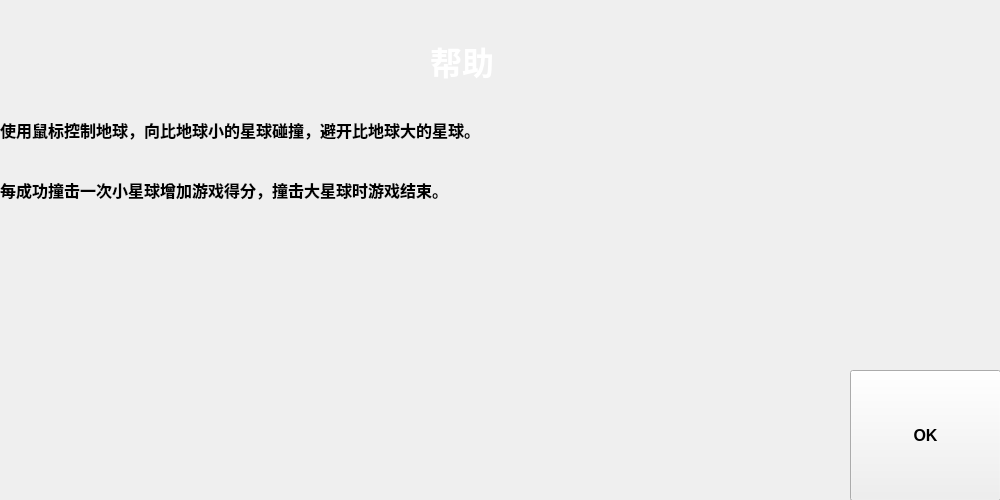
<?xml version="1.0" encoding="UTF-8"?>
<ui version="4.0">
 <class>myhelp</class>
 <widget class="QWidget" name="myhelp">
  <property name="geometry">
   <rect>
    <x>0</x>
    <y>0</y>
    <width>1000</width>
    <height>500</height>
   </rect>
  </property>
  <property name="font">
   <font>
    <pointsize>9</pointsize>
   </font>
  </property>
  <property name="windowTitle">
   <string>流浪地球</string>
  </property>
  <widget class="QLabel" name="label">
   <property name="geometry">
    <rect>
     <x>430</x>
     <y>30</y>
     <width>171</width>
     <height>61</height>
    </rect>
   </property>
   <property name="font">
    <font>
     <pointsize>24</pointsize>
     <weight>75</weight>
     <bold>true</bold>
    </font>
   </property>
   <property name="styleSheet">
    <string notr="true">color: rgb(255, 255, 255);</string>
   </property>
   <property name="text">
    <string>帮助</string>
   </property>
  </widget>
  <widget class="QLabel" name="l1">
   <property name="geometry">
    <rect>
     <x>0</x>
     <y>100</y>
     <width>1201</width>
     <height>60</height>
    </rect>
   </property>
   <property name="font">
    <font>
     <pointsize>12</pointsize>
     <weight>75</weight>
     <bold>true</bold>
    </font>
   </property>
   <property name="text">
    <string>使用鼠标控制地球，向比地球小的星球碰撞，避开比地球大的星球。</string>
   </property>
  </widget>
  <widget class="QLabel" name="l2">
   <property name="geometry">
    <rect>
     <x>0</x>
     <y>160</y>
     <width>1001</width>
     <height>60</height>
    </rect>
   </property>
   <property name="font">
    <font>
     <pointsize>12</pointsize>
     <weight>75</weight>
     <bold>true</bold>
    </font>
   </property>
   <property name="text">
    <string>每成功撞击一次小星球增加游戏得分，撞击大星球时游戏结束。</string>
   </property>
  </widget>
  <widget class="QPushButton" name="pushButton">
   <property name="geometry">
    <rect>
     <x>850</x>
     <y>370</y>
     <width>151</width>
     <height>131</height>
    </rect>
   </property>
   <property name="font">
    <font>
     <pointsize>12</pointsize>
     <weight>75</weight>
     <bold>true</bold>
    </font>
   </property>
   <property name="text">
    <string>OK</string>
   </property>
  </widget>
 </widget>
 <resources/>
 <connections/>
</ui>
